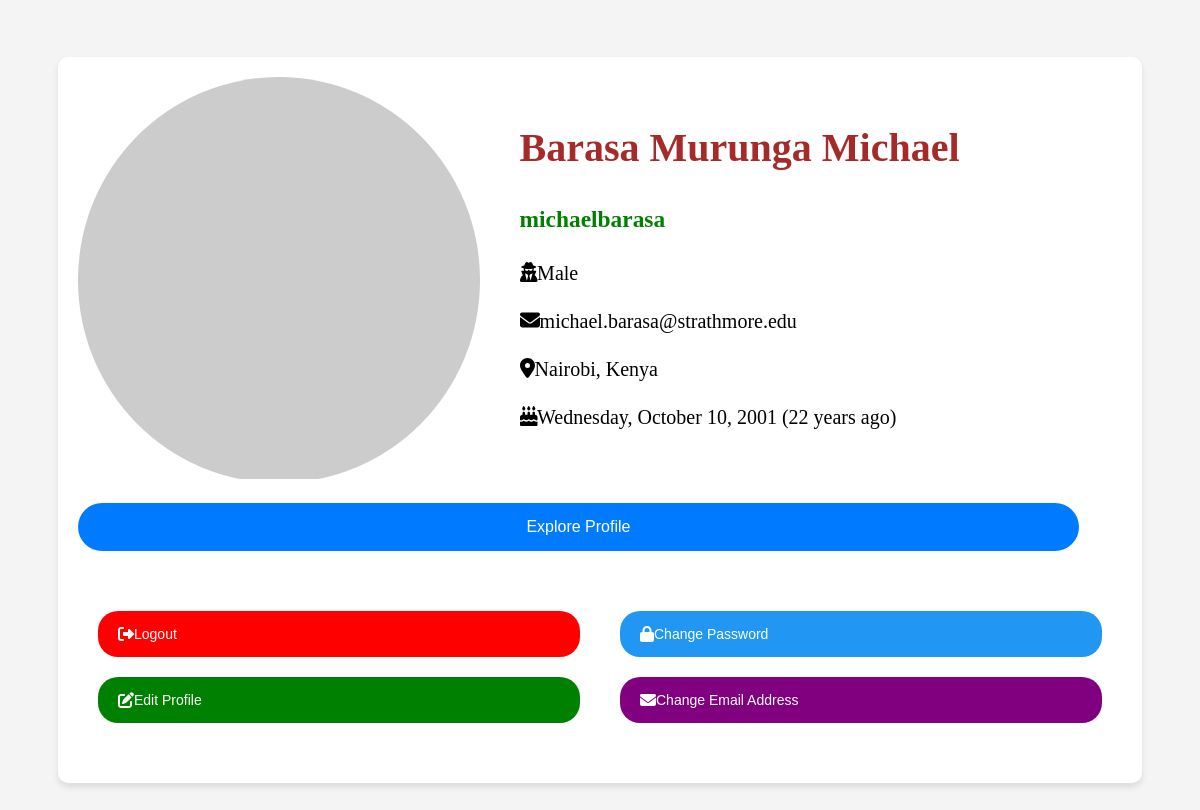
Screenshot of /user/michaelbarasa (signed in) with the database file from the repository.
### app/models.py (models this page shows, shortened)
class User(UserMixin, db.Model):
    id = db.Column(db.Integer, primary_key=True)
    first_name = db.Column(db.String(64), nullable = False)
    middle_name = db.Column(db.String(64))
    last_name = db.Column(db.String(64))
    gender = db.Column(db.String(10), nullable = False, default = 'other')
    date_of_birth = db.Column(db.DateTime, default=datetime.utcnow)
    location = db.Column(db.String(128))
    username = db.Column(db.String(64), index=True, unique=True)
    email = db.Column(db.String(120), index=True, unique=True)
    password_hash = db.Column(db.String(128))
    last_seen = db.Column(db.DateTime, default=datetime.utcnow)
    image_url = db.Column(db.String(128))
    messages_sent = db.relationship('Message',
            foreign_keys='Message.sender_id',
            backref='author', lazy='dynamic')
    messages_received = db.relationship('Message',
            foreign_keys='Message.recipient_id',
            backref='recipient', lazy='dynamic')
    last_message_read_time = db.Column(db.DateTime)
    notifications = db.relationship('Notification', backref='user',
            lazy='dynamic')
    def avatar(self, size):
        digest = md5(self.email.lower().encode('utf-8')).hexdigest()
        return 'https://www.gravatar.com/avatar/{}?d=identicon&s={}'.format(
                digest, size)

### app/main/routes.py (the view)
@bp.route('/user/<username>')
@login_required
def user(username):
    return render_template('user.html')

### app/main/routes.py (called while the page is built)
@bp.before_app_request
def before_request():
    if current_user.is_authenticated:
        current_user.last_seen = datetime.utcnow()
        db.session.commit()

### app/models.py (called while the page is built)
@login.user_loader
def load_user(id):
    return User.query.get(int(id))

### app/templates/user.html (shortened to what this page needs)
<!DOCTYPE html>
<html>
	<head>
		<link rel="stylesheet" type="text/css" href="../static/css/profile.css">
		<link rel="stylesheet" href="https://cdnjs.cloudflare.com/ajax/libs/font-awesome/5.15.3/css/all.min.css">
	</head>
	<body>
		<div class="container">
			<div class="profile">
				<div class="profile-picture">
					<img src = "{{ current_user.avatar(256) }}">
				</div>
				<div class="profile-details lead">
					<h1 id="name">{{ current_user.first_name }} {{ current_user.middle_name }} {{ current_user.last_name }}</h1>
					<h3 class="role">{{ current_user.username }}</h3>
					<p class=""><i class="fas fa-user-secret"></i>{{ current_user.gender | title}}</p>
					<p class=""><i class="fas fa-envelope"></i>{{ current_user.email }}</p>
					<p class=""><i class="fas fa-map-marker-alt"></i>{{ current_user.location }}</p>
					<p class=""><i class="fas fa-birthday-cake"></i><span id="age">{{ moment(current_user.date_of_birth).format('dddd, MMMM DD, YYYY') }} ({{ moment(current_user.date_of_birth).fromNow()}})</span></p>
				</div>
			</div>
			<div id="explore-profile" class="profile">
				<a class="button-pill" href="{{ url_for('main.index') }}">
					Explore Profile
				</a>
			</div>
			<div class="profile">
				<div class="actions">
					<a class="action" href="{{ url_for('auth.logout') }}" id="logout-btn">
						<i class="fas fa-sign-out-alt"></i>
						<span>Logout</span>
					</a>
					<a class="action" href="../registration/editPatientDetails.php" id="edit-profile-btn">
						<i class="fas fa-edit"></i>
						<span>Edit Profile</span>
					</a>
				</div>
				<div class="actions">
					<a class="action" href="../registration/updatePassword.php" id="change-password-btn">
						<i class="fas fa-lock"></i>
						<span>Change Password</span>
					</a>
					<a class="action" href="../registration/updateEmailAddress.php" id="change-email-btn">
						<i class="fas fa-envelope"></i>
						<span>Change Email Address</span>
					</a>
				</div>
			</div>
		</div>
	</body>
</html>

### app/static/css/profile.css (style rules this page uses)
body { font-family: Arial, sans-serif; background-color: #f4f4f4; margin: 0; padding: 20px; display: flex; justify-content: center; align-items: center; min-height: 100vh; }
.container { max-width: 90%; width: 90%; margin: 0 auto; padding: 20px; background-color: #fff; box-shadow: 0 4px 6px rgba(0, 0, 0, 0.1); border-radius: 10px; }
.lead { font-size: 1.25rem; font-weight: 300; line-height: 1.4; margin-bottom: 1rem; }
img { width: 100%; height: auto; }
a { color: green; transition: color 0.3s ease; text-decoration: none; }
.profile { display: flex; align-items: center; margin-bottom: 20px; height: auto; }
.profile-picture { margin-right: 20px; overflow: hidden; border-radius: 50%; width: 40%; }
.profile-details { width: 60%; padding-left: 20px; flex-grow: 1; font-family: Calibri; }
#name { color: brown; }
.actions { margin-top: 20px; width: 50%; }
.action { display: flex; align-items: center; padding: 15px 20px; background-color: #f5f5f5; border-radius: 20px; transition: background-color 0.3s ease; cursor: pointer; margin: 20px; }
.action span { font-size: 14px; }
#logout-btn { background-color: #f00; color: #fff; text-align: center; }
#change-password-btn { background-color: #2196f3; color: #fff; text-align: center; }
#change-email-btn { background-color: purple; color: #fff; text-align: center; }
#edit-profile-btn { background-color: green; color: #fff; text-align: center; }
.role { color: green; }
.button-pill { display: inline-block; padding: 0.6em 1em; border-radius: 50px; background-color: #007bff; color: #fff; text-decoration: none; transition: background-color 0.3s ease; }
#explore-profile { display: block; width: 93%; }
#explore-profile .button-pill { width: 100%; padding: 15px; text-align: center; }

### rows the page displays
User: first_name "Barasa", middle_name "Murunga", last_name "Michael", username "michaelbarasa", gender "Male", email "michael.barasa@strathmore.edu", location "Nairobi, Kenya", date_of_birth "Wednesday, October 10, 2001", date_of_birth "22 years ago"
